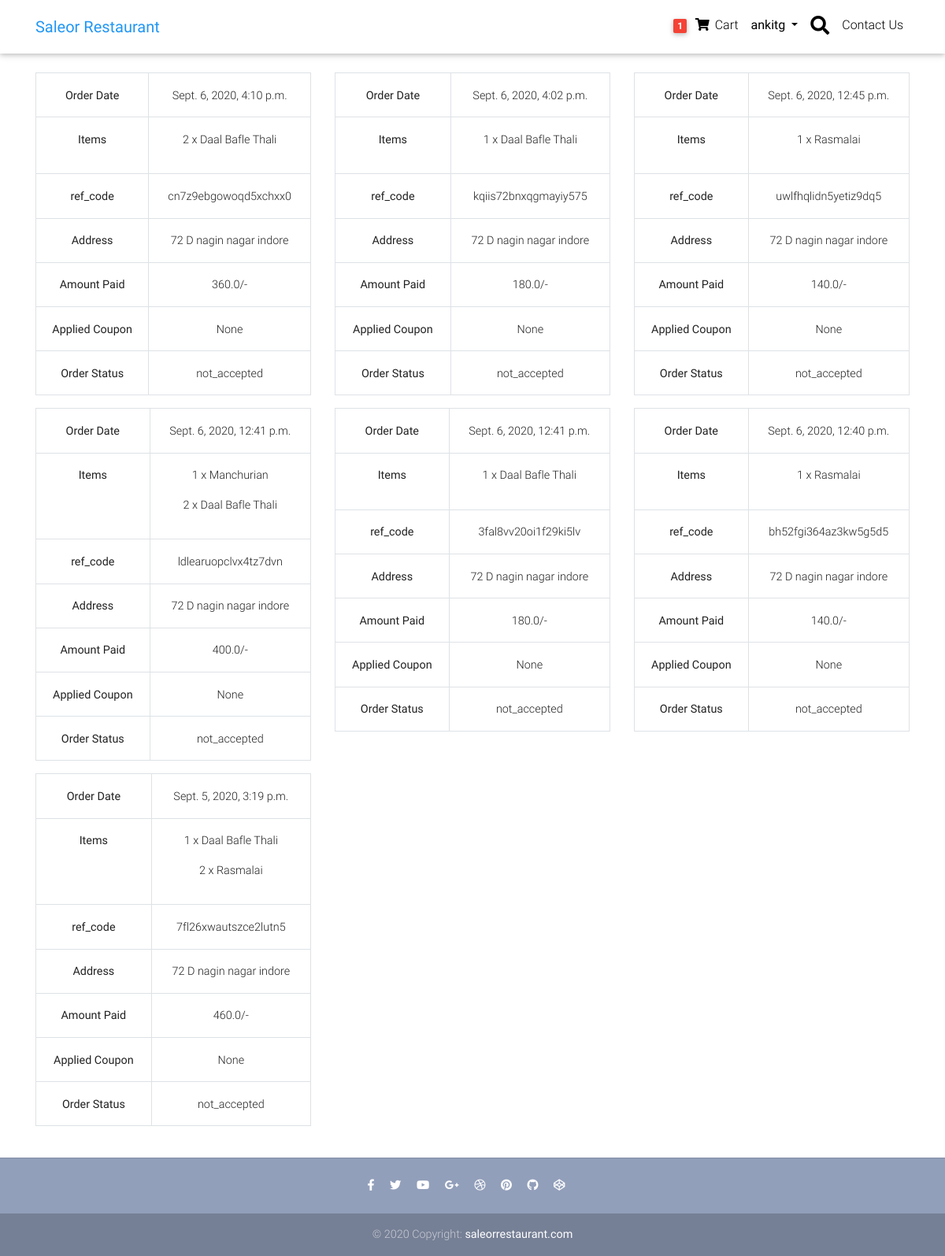
The app's page /my-orders (signed in), older data.
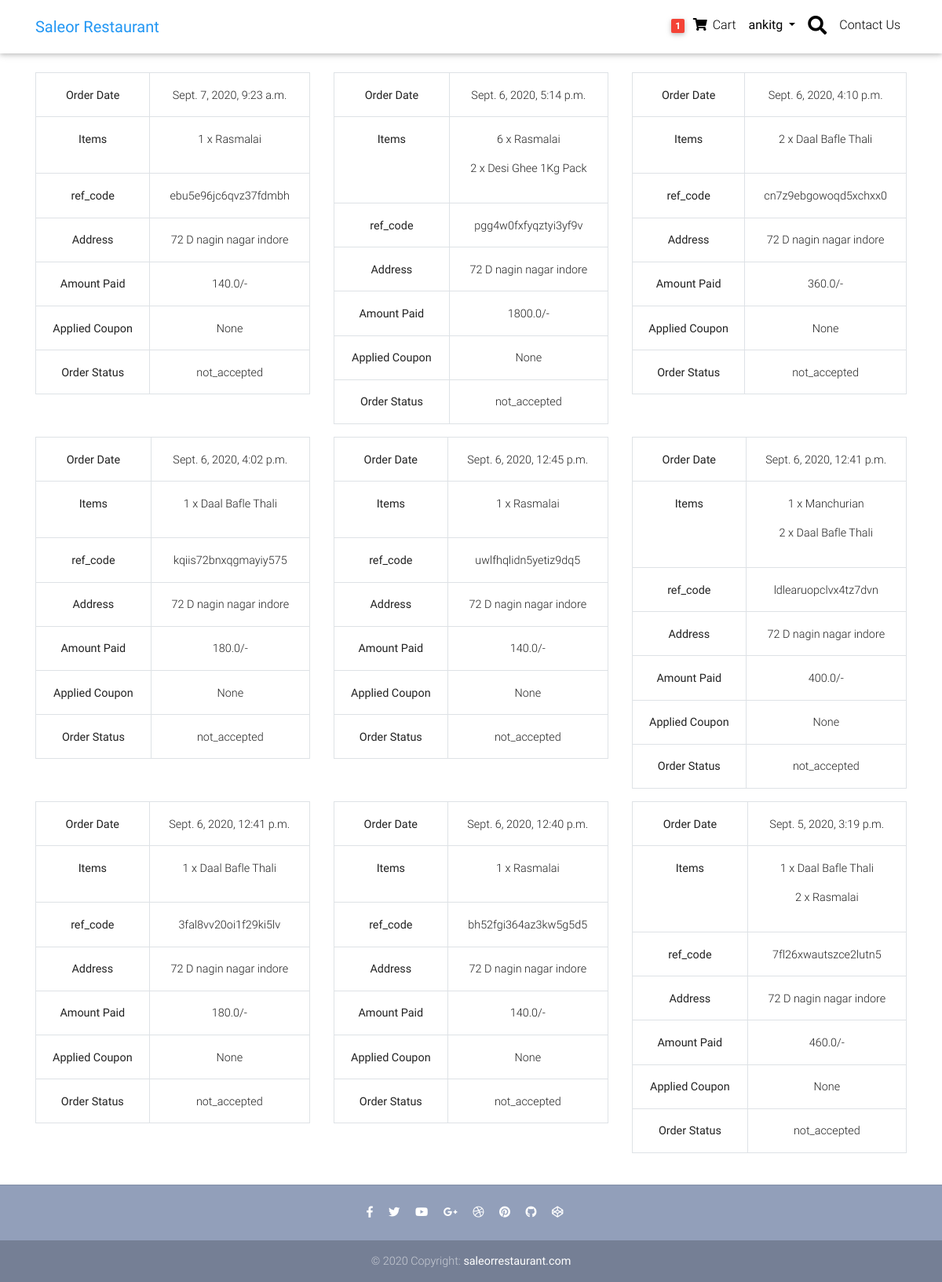
The same page, newer data.
### restaurant/models.py (models this page shows, shortened)
class Order(models.Model):
    user = models.ForeignKey(settings.AUTH_USER_MODEL, on_delete=models.CASCADE)
    ref_code = models.CharField(max_length=20, blank=True, null=True)
    items = models.ManyToManyField(OrderItem)
    order_date = models.DateTimeField()
    ordered = models.BooleanField(default=False)
    billing_address = models.ForeignKey('BillingAddress', on_delete=models.SET_NULL, blank=True, null=True)
    payment = models.ForeignKey('Payment', on_delete=models.SET_NULL, blank=True, null=True)
    paytm_payment_id = models.CharField(max_length=100, null=True, blank=True)
    coupon = models.ForeignKey('Coupon', on_delete=models.SET_NULL, blank=True, null=True)
    status = models.CharField(max_length=50, choices=order_status, default='not_accepted')
    refund_requested = models.BooleanField(default=False)
    refund_granted = models.BooleanField(default=False)
    refund_completed = models.BooleanField(default=False)

class OrderItem(models.Model):
    user = models.ForeignKey(settings.AUTH_USER_MODEL, on_delete=models.CASCADE)
    item = models.ForeignKey(Item, on_delete=models.CASCADE)
    cartitem = models.IntegerField(default=1)
    ordered = models.BooleanField(default=False)
    def __str__(self):
        return f"{self.item.title}"

class Item(models.Model):
    title = models.CharField(max_length=100)
    price = models.FloatField()
    discount_price = models.FloatField(blank=True, null=True)
    veg_or_nonveg = models.CharField(choices=dish_type, max_length=20)
    quantity = models.CharField(choices=quantity, max_length=20)
    image_url = models.URLField()
    slug = models.SlugField()

class BillingAddress(models.Model):
    user = models.ForeignKey(settings.AUTH_USER_MODEL, on_delete=models.CASCADE)
    street_address = models.CharField(max_length=100)
    apartment_address = models.CharField(max_length=100)
    contact_no = models.BigIntegerField(blank=True, null=True)
    country = CountryField(multiple=False)
    zipcode = models.CharField(max_length=10)
    def __str__(self):
        return self.street_address
    class Meta:
        verbose_name_plural = 'Addresses'

class Payment(models.Model):
    charge_id = models.CharField(max_length=100)
    user = models.ForeignKey(settings.AUTH_USER_MODEL, on_delete=models.CASCADE)
    amount = models.FloatField()
    payment_mode = models.CharField(max_length=50, blank=True, null=True)
    transaction_id = models.CharField(max_length=100, blank=True, null=True)
    payment_status = models.BooleanField(default=False)
    transaction_date = models.DateTimeField(blank=True, null=True)
    bank_txn_id = models.CharField(max_length=50, blank=True, null=True)

### restaurant/views.py (the view)
# urls.py: path('my-orders', views.MyOrdersView.as_view(), name="myOrders"),
class MyOrdersView(LoginRequiredMixin, View):
    def get(self, *args, **kwargs):
        orderitem = Order.objects.filter(
            user=self.request.user, ordered=True)[::-1]
        context = {
            'orderitem': orderitem
        }
        return render(self.request, 'restaurant/my_orders.html', context)

### restaurant/templatetags/cart_template_tags.py (called while the page is built)
@register.filter
def cart_item_count(user):
    if user.is_authenticated:
        queryset = Order.objects.filter(user=user, ordered=False)
        if queryset.exists():
            return queryset[0].items.count()
    return 0

### templates/restaurant/my_orders.html
{% extends "base.html" %}
{% load crispy_forms_tags %}
{% block body %}
<main>
  <div class="container mt-4">
    <section class="mb-4 mt-2">
      <div class="row fadeIn wow">
          {% for item in orderitem %}
          <div class="col-sm-12 col-lg-4">
          <table class="table table-bordered text-dark text-center">
            <tr>
              <th>Order Date</th>
              <td>{{item.order_date}}</td>
            </tr>
            <tr>
              <th>Items</th>
              <td>{% for i in item.items.all %}
                <p> {{i.cartitem}} x {{i}}</p>
                {% endfor %}</td>
            </tr>
            <tr>
              <th>ref_code</th>
              <td>{{item.ref_code}}</td>
            </tr>
            <tr>
              <th>Address</th>
              <td>{{item.billing_address}}</td>
            </tr>
            <tr>
              <th>Amount Paid</th>
              <td>{{item.payment.amount}}/-</td>
            </tr>
            <tr>
              <th>Applied Coupon</th>
              <td>{{item.coupon}}</td>
            </tr>
            <tr>
              <th>Order Status</th>
              <td>{{item.status}}</td>
            </tr>
          </table>
        </div>
          {% endfor %}
      </div>
    </section>
  </div>
</main>
{% endblock %}

Row changes from the older to the newer data that the page shows:
added Order: order_date "Sept. 7, 2020, 9:23 a.m.", ref_code "ebu5e96jc6qvz37fdmbh", billing_address "72 D nagin nagar indore", payment.amount "140.0", coupon "None", status "not_accepted"
added OrderItem: cartitem "1", item.title "Rasmalai", shown under "Sept. 7, 2020, 9:23 a.m."
now on this page (row edited): Order: order_date "Sept. 6, 2020, 5:14 p.m.", ref_code "pgg4w0fxfyqztyi3yf9v", billing_address "72 D nagin nagar indore", payment.amount "1800.0", coupon "None", status "not_accepted"
now on this page (row edited): OrderItem: cartitem "6", item.title "Rasmalai", shown under "Sept. 6, 2020, 5:14 p.m."
added OrderItem: cartitem "2", item.title "Desi Ghee 1Kg Pack", shown under "Sept. 6, 2020, 5:14 p.m."
